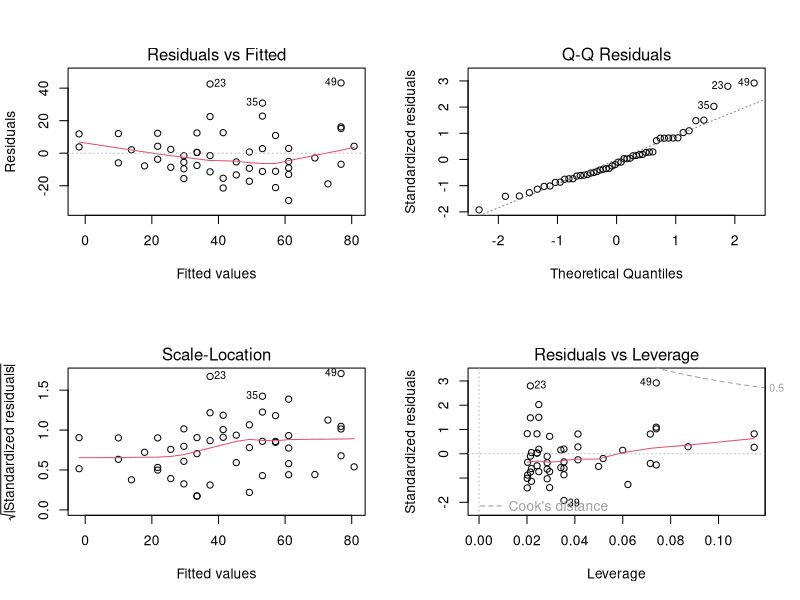
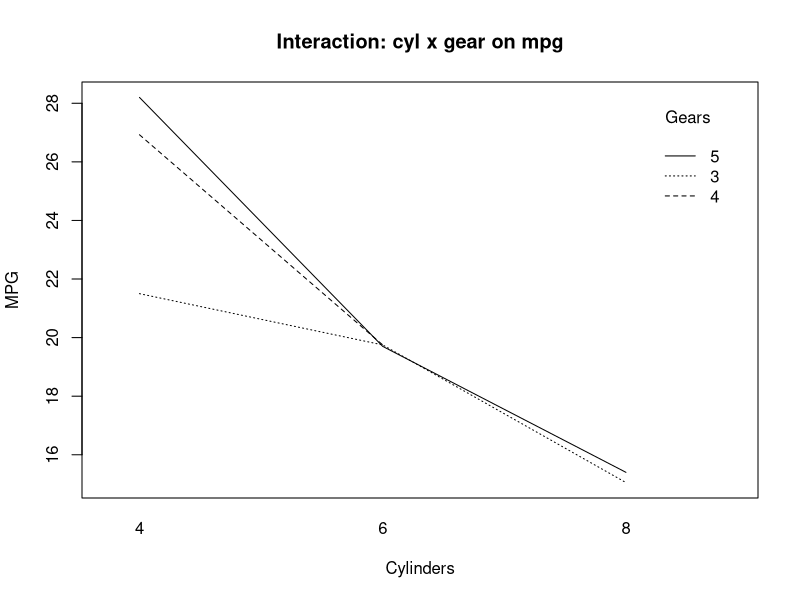
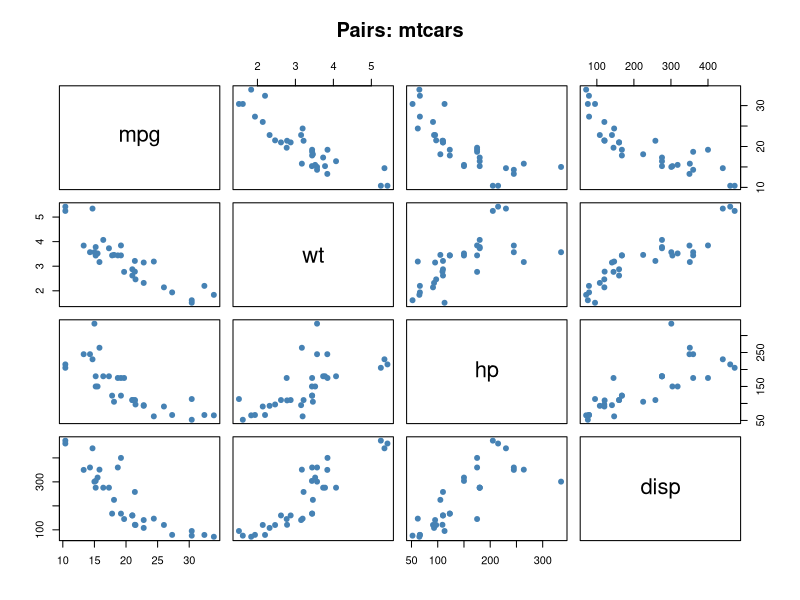

Source code (R) for these figures, in order:
# Regression and ANOVA - Detailed
# ============================================================

cat("--- 1. Simple Linear Regression ---\n")
# Using cars dataset: dist ~ speed
model1 <- lm(dist ~ speed, data = cars)
print(summary(model1))
print(coefficients(model1))
print(confint(model1))
print(fitted(model1)[1:5])
print(residuals(model1)[1:5])
print(predict(model1, newdata = data.frame(speed = c(10, 15, 20))))
# With interval
print(predict(model1, newdata = data.frame(speed = c(10, 15, 20)),
              interval = "confidence"))
print(predict(model1, newdata = data.frame(speed = c(10, 15, 20)),
              interval = "prediction"))

cat("\n--- 2. Multiple Linear Regression ---\n")
# mtcars: mpg ~ wt + hp + cyl
model2 <- lm(mpg ~ wt + hp + cyl, data = mtcars)
print(summary(model2))
print(anova(model2))
print(vcov(model2)) # variance-covariance

# Stepwise selection
print(step(model2, direction = "both", trace = FALSE))
# Or using full model
full_model <- lm(mpg ~ ., data = mtcars)
print(summary(full_model))
# Best via AIC
print(step(full_model, trace = FALSE))

cat("\n--- 3. Model Diagnostics ---\n")
png("regression_diagnostics.png", width = 800, height = 600)
par(mfrow = c(2, 2))
plot(model1)
par(mfrow = c(1, 1))
dev.off()
cat("Saved regression_diagnostics.png\n")

# Residual analysis
print(shapiro.test(residuals(model1))) # normality of residuals
print(summary(rstandard(model1))[1:5]) # standardized residuals

cat("\n--- 4. Polynomial Regression ---\n")
# mpg vs wt with quadratic term
model_poly <- lm(mpg ~ wt + I(wt^2), data = mtcars)
print(summary(model_poly))
# Compare
print(anova(model2, model_poly))

cat("\n--- 5. Logistic Regression ---\n")
# Predict am (0=auto, 1=manual) from mpg and wt
model_logit <- glm(am ~ mpg + wt, data = mtcars, family = binomial)
print(summary(model_logit))
print(exp(coef(model_logit))) # odds ratios
print(predict(model_logit, type = "response")[1:5])
print(predict(model_logit, type = "link")[1:5])
# Confusion matrix
pred_prob <- predict(model_logit, type = "response")
pred_class <- ifelse(pred_prob > 0.5, 1, 0)
print(table(Predicted = pred_class, Actual = mtcars$am))
print(mean(pred_class == mtcars$am)) # accuracy

cat("\n--- 6. ANOVA in depth ---\n")
# One-way
aov1 <- aov(mpg ~ factor(cyl), data = mtcars)
print(summary(aov1))
print(model.tables(aov1, type = "means"))

# Two-way with interaction
aov2 <- aov(len ~ supp * dose, data = ToothGrowth)
print(summary(aov2))
print(TukeyHSD(aov2))

# Repeated measures style (using Error)
# aov3 <- aov(y ~ treatment * time + Error(subject/time), data=...)

cat("\n--- 7. Interaction terms ---\n")
model_inter <- lm(mpg ~ wt * hp, data = mtcars)
print(summary(model_inter))
# Visualize interaction
png("interaction_plot.png", width = 600, height = 400)
interaction.plot(mtcars$cyl, mtcars$gear, mtcars$mpg,
                 main = "Interaction: cyl x gear on mpg",
                 xlab = "Cylinders", ylab = "MPG", trace.label = "Gears")
dev.off()
cat("Saved interaction_plot.png\n")

cat("\n--- 8. Correlation matrix and pairs ---\n")
print(cor(mtcars))
png("pairs_mtcars.png", width = 600, height = 600)
pairs(mtcars[, c("mpg", "wt", "hp", "disp")], pch = 19, col = "steelblue",
      main = "Pairs: mtcars")
panel.cor <- function(x, y, digits = 2, ...) {
  usr <- par("usr"); on.exit(par(usr))
  par(usr = c(0, 1, 0, 1))
  r <- cor(x, y)
  txt <- format(c(r, 0.123456789), digits = digits)[1]
  text(0.5, 0.5, txt, cex = 1.5)
}
# pairs with correlation panel would need custom, skipping for base

dev.off()

cat("\n--- 9. Cross-validation manual ---\n")
set.seed(123)
n <- nrow(mtcars)
train_idx <- sample(1:n, size = 0.8 * n)
train <- mtcars[train_idx, ]
test <- mtcars[-train_idx, ]
model_cv <- lm(mpg ~ wt + hp, data = train)
pred_cv <- predict(model_cv, newdata = test)
rmse <- sqrt(mean((test$mpg - pred_cv)^2))
mae <- mean(abs(test$mpg - pred_cv))
print(paste("RMSE:", round(rmse, 3)))
print(paste("MAE:", round(mae, 3)))
print(paste("R2 on test:", round(cor(test$mpg, pred_cv)^2, 3)))

cat("\n--- Done: Regression & ANOVA ---\n")
